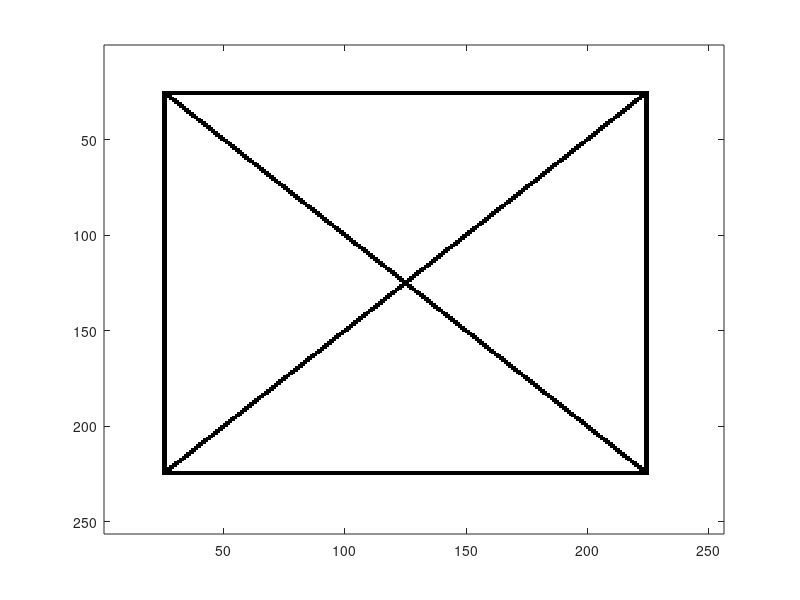
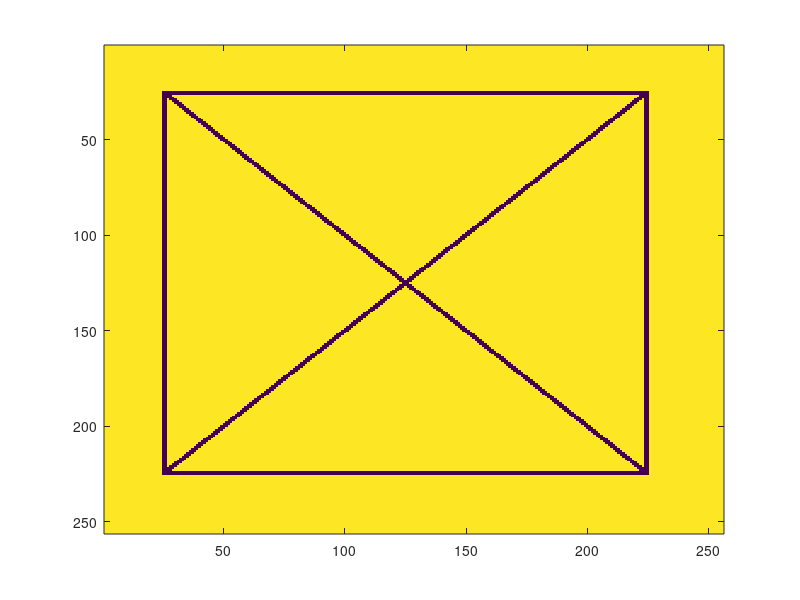

Write MATLAB code to recreate these figures, in order. (Note: this script raises an error after producing the figures.)
%Image Construction
X = ones(256,256,3);

X(25:225,25:26,:) = 0;
X(25:225,224:225,:) = 0;
X(25:26,25:225,:) = 0;
X(224:225,25:225,:) = 0;

for c = 25:224
    for r = 25:224
        if r == c
            X(r:r+1,c:c+1,:) = 0;
        end
        if (r+c == 249)
            X(r:r+1,c:c+1,:) = 0;
        end
          
    end
end
figure(1);image(X);
X=rgb2gray(X);
X = double(X);
len=256;
X=imresize(X,[len,len],'bicubic');
figure(2);imagesc(X);colormap gray(256);
title('Original Image')
%build Haar filter matrix
Q=[1 1;1 -1];I = eye(len);
H = kron(I(1:len/2,1:len/2),Q)/sqrt(2);
%build permutation matrix
PT = I([1:2:len],:);PB = I([2:2:len],:);
P = [PT;PB];
B = P*H*X*H'*P';
figure(3);imagesc(B);colormap gray(16);
title('Haar Level 1 Encoded Image')

%encode image
for j = 1:log2(len)
    P = [PT(1:len/2,1:len); PB(1:len/2,1:len)];
    H = H(1:len,1:len);
    BB(1:len,1:len)=P*H*X(1:len,1:len)*H'*P';
    len = len/2;
end
figure(4);imagesc(BB);colormap gray(16);
title('Haar Encoded Image')




